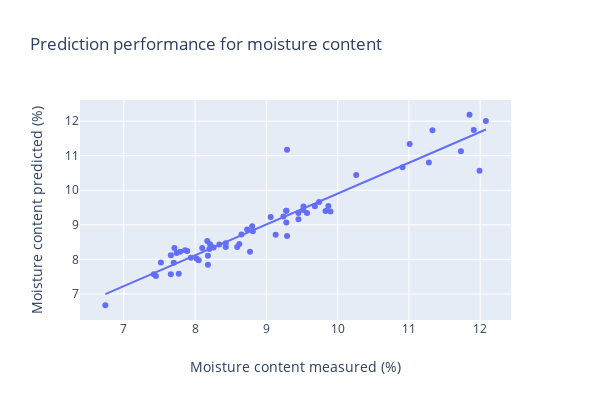

Here is the notebook cell this chart was saved with:
### Code cell
import plotly.express as px

df_pred = pd.DataFrame()
df_pred['y'] = y_train_oleo
df_pred['y_pred'] = y_cv
fig = px.scatter(df_pred, x="y", y="y_pred", trendline="ols", title="Prediction performance for moisture content ",
                 labels={
                     "y": "Moisture content measured (%)",
                     "y_pred": "Moisture content predicted (%)",

                 },width=600, height=400)
fig.show()

### Figure 1 — Plotly figure (JSON) as saved in the notebook; plotly's stock layout.template omitted (floating-point values rounded to 4 significant figures)
{"data": [{"hoverlabel": {"namelength": 0}, "hovertemplate": "Moisture content measured (%)=%{x}<br>Moisture content predicted (%)=%{y}", "legendgroup": "", "marker": {"color": "#636efa", "symbol": "circle"}, "mode": "markers", "name": "", "showlegend": false, "type": "scatter", "x": [7.71, 11.73, 8.05, 8.18, 12.08, 9.28, 11.85, 9.68, 9.28, 8.77, 7.7, 8.81, 7.66, 9.29, 8.17, 8.18, 8.26, 7.74, 9.52, 10.26, 10.91, 9.24, 8.34, 9.06, 11.91, 7.89, 7.45, 8.43, 8.02, 8.59, 8.2, 8.21, 9.28, 8.8, 9.74, 8.43, 9.57, 9.9, 11.28, 7.94, 9.45, 7.86, 7.77, 11.33, 8.65, 9.87, 7.52, 11.99, 8.62, 7.66, 8.73, 8.1, 9.83, 7.79, 9.45, 9.29, 9.52, 9.13, 6.74, 7.42, 11.01], "xaxis": "x", "y": [8.328, 11.13, 7.976, 8.101, 12.0, 9.41, 12.19, 9.54, 9.409, 8.218, 7.905, 8.815, 8.122, 8.674, 8.533, 7.842, 8.34, 8.184, 9.428, 10.44, 10.67, 9.244, 8.427, 9.224, 11.74, 8.243, 7.518, 8.36, 8.025, 8.356, 8.303, 8.439, 9.064, 8.955, 9.663, 8.464, 9.34, 9.387, 10.81, 8.049, 9.16, 8.267, 7.583, 11.74, 8.718, 9.542, 7.907, 10.57, 8.447, 7.57, 8.867, 8.328, 9.401, 8.219, 9.346, 11.18, 9.531, 8.713, 6.672, 7.571, 11.34], "yaxis": "y"}, {"hoverlabel": {"namelength": 0}, "hovertemplate": "<b>OLS trendline</b><br>y_pred = 0.892591 * y + 0.977042<br>R<sup>2</sup>=0.898511<br><br>Moisture content measured (%)=%{x}<br>Moisture content predicted (%)=%{y} <b>(trend)</b>", "legendgroup": "", "marker": {"color": "#636efa", "symbol": "circle"}, "mode": "lines", "name": "", "showlegend": false, "type": "scatter", "x": [6.74, 7.42, 7.45, 7.52, 7.66, 7.66, 7.7, 7.71, 7.74, 7.77, 7.79, 7.86, 7.89, 7.94, 8.02, 8.05, 8.1, 8.17, 8.18, 8.18, 8.2, 8.21, 8.26, 8.34, 8.43, 8.43, 8.59, 8.62, 8.65, 8.73, 8.77, 8.8, 8.81, 9.06, 9.13, 9.24, 9.28, 9.28, 9.28, 9.29, 9.29, 9.45, 9.45, 9.52, 9.52, 9.57, 9.68, 9.74, 9.83, 9.87, 9.9, 10.26, 10.91, 11.01, 11.28, 11.33, 11.73, 11.85, 11.91, 11.99, 12.08], "xaxis": "x", "y": [6.993, 7.6, 7.627, 7.689, 7.814, 7.814, 7.85, 7.859, 7.886, 7.912, 7.93, 7.993, 8.02, 8.064, 8.136, 8.162, 8.207, 8.27, 8.278, 8.278, 8.296, 8.305, 8.35, 8.421, 8.502, 8.502, 8.644, 8.671, 8.698, 8.769, 8.805, 8.832, 8.841, 9.064, 9.126, 9.225, 9.26, 9.26, 9.26, 9.269, 9.269, 9.412, 9.412, 9.475, 9.475, 9.519, 9.617, 9.671, 9.751, 9.787, 9.814, 10.14, 10.72, 10.8, 11.05, 11.09, 11.45, 11.55, 11.61, 11.68, 11.76], "yaxis": "y"}], "layout": {"height": 400, "legend": {"tracegroupgap": 0}, "title": {"text": "Prediction performance for moisture content "}, "width": 600, "xaxis": {"anchor": "y", "domain": [0, 0.98], "title": {"text": "Moisture content measured (%)"}}, "yaxis": {"anchor": "x", "domain": [0, 1], "title": {"text": "Moisture content predicted (%)"}}}}
